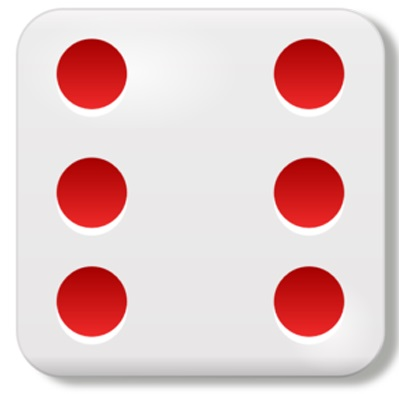
//> input picture OpenCV-opd1/dice6.jpg, 399 x 394 px
$ ./main   (built with g++ and OpenCV 4)
//> lines starting //> are read from the running program, lines starting //| are printed output that depends on the picture
#include <opencv2/core/core.hpp>
#include <opencv2/imgcodecs.hpp>
#include <opencv2/highgui/highgui.hpp>
#include "opencv2/imgproc/imgproc.hpp"
#include <opencv2/opencv.hpp>
#include <iostream>
#include <string>


using namespace cv;
using namespace std;


int main(int argc, char** argv)
{
	Mat image, greyimage;  // images are stored in datatype Mat (matrix)

	// Read the image
	image = imread("dice6.jpg", IMREAD_COLOR);
//> image is the input picture: 394 rows x 399 cols, CV_8UC3; mean B, G, R 200.9, 200.7, 228.2
	if (!image.data)
	{
		cout << "Could not open or find " << endl;
		return -1;
	}

	// Convert the image from color to gray values:
	cvtColor(image, greyimage, COLOR_BGR2GRAY);
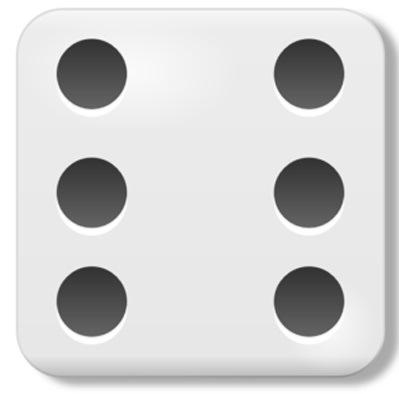
//> greyimage: 394 rows x 399 cols, CV_8UC1; min 45, max 255, mean 209.1

       // Reduce noise:
	GaussianBlur(greyimage, greyimage, Size(9, 9), 2, 2);
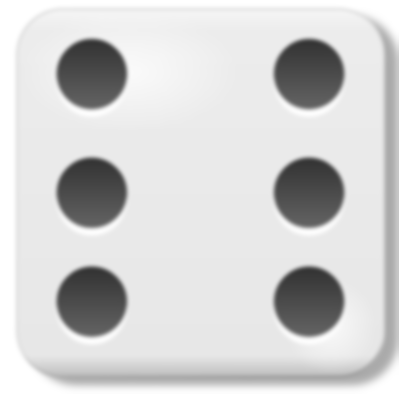
//> greyimage: 394 rows x 399 cols, CV_8UC1; min 53, max 255, mean 209


	// each element of the vector (array) circles is a vector of three float
       // numbers: x-coordinate of the midpoint, y-coordinate of the midpoint,
       // radius
	vector<Vec3f> circles;

	// Detect the circles with the Hough-algorithm:
	HoughCircles(greyimage, circles, HOUGH_GRADIENT, 2, 5, 100, 100, 0, 80);
//> circles = 6 circles (x, y, radius): [91, 301, 34.8], [309, 301, 35], [91, 73, 35.4], [309, 73, 35.4], [91, 191, 35.8], [309, 191, 35.8]


	// Print (cout) the number of circles in the image
	if (circles.size() >= 1) {
		cout << circles.size() << " circles detected!" << endl;
//| 6 circles detected!
	}
	else {
		cout << "No circled detected." << endl;
	}

       // Print for each circle the coordinates of the centre and the radius
	// example: circle[0][2]is the radius of circle number 0

      	int k;
 	for (k = 0; k < circles.size(); k++) {
		cout << circles[k][0] << "    " << circles[k][1] << "   "
                << circles[k][2] << endl;
	}
//> this loop made 6 passes
//| 91    301   34.8
//| 309    301   35
//| 91    73   35.4
//| 309    73   35.4
//| 91    191   35.8
//| 309    191   35.8


	namedWindow("Dice", WINDOW_AUTOSIZE);
	imshow("Dice", image);
	waitKey(0);
	return 0;
}
